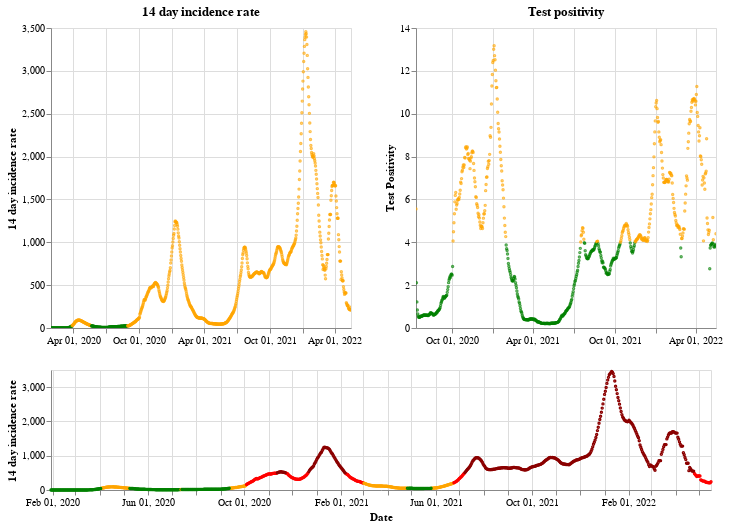

This figure's notebook cell:
### Markdown cell above
## England

### Code cell
plot_traffic_light('England')

### Figure 1 — Vega-Lite specification as saved in the notebook (floating-point values rounded to 4 significant figures; data arrays with more than 128 entries replaced by an {"elided": "..."} marker saying what was removed)
{"config": {"view": {"continuousWidth": 400, "continuousHeight": 300}}, "vconcat": [{"hconcat": [{"mark": {"type": "point", "size": 2}, "encoding": {"color": {"condition": {"value": "green", "test": "(datum.twoWeeklyCasesRate <= 25)"}, "value": "orange"}, "tooltip": [{"type": "nominal", "field": "areaName"}, {"type": "temporal", "field": "date"}, {"type": "quantitative", "field": "twoWeeklyCasesRate"}, {"type": "quantitative", "field": "testPositivity"}], "x": {"type": "temporal", "axis": {"title": ""}, "field": "date", "scale": {"domain": {"selection": "DateBrush"}}, "timeUnit": "yearmonthdate"}, "y": {"type": "quantitative", "axis": {"title": "14 day incidence rate"}, "field": "twoWeeklyCasesRate"}}, "title": "14 day incidence rate", "width": 300}, {"mark": {"type": "point", "size": 2}, "encoding": {"color": {"condition": {"value": "green", "test": "(datum.testPositivity <= 4)"}, "value": "orange"}, "tooltip": [{"type": "nominal", "field": "areaName"}, {"type": "temporal", "field": "date"}, {"type": "quantitative", "field": "twoWeeklyCasesRate"}, {"type": "quantitative", "field": "testPositivity"}], "x": {"type": "temporal", "axis": {"title": ""}, "field": "date", "scale": {"domain": {"selection": "DateBrush"}}, "timeUnit": "yearmonthdate"}, "y": {"type": "quantitative", "axis": {"title": "Test Positivity"}, "field": "testPositivity"}}, "title": "Test positivity", "width": 300}]}, {"layer": [{"mark": {"type": "point", "size": 2}, "encoding": {"color": {"condition": {"value": "orange", "test": "(((datum.testPositivity < 4) && (datum.twoWeeklyCasesRate >= 50)) && (datum.twoWeeklyCasesRate < 200))"}, "value": "red"}, "opacity": {"condition": {"value": 1, "test": "((datum.twoWeeklyCasesRate >= 50) && (datum.twoWeeklyCasesRate < 500))"}, "value": 0}, "tooltip": [{"type": "nominal", "field": "areaName"}, {"type": "temporal", "field": "date"}, {"type": "quantitative", "field": "twoWeeklyCasesRate"}, {"type": "quantitative", "field": "testPositivity"}], "x": {"type": "temporal", "axis": {"title": "Date"}, "field": "date", "timeUnit": "yearmonthdate"}, "y": {"type": "quantitative", "axis": {"title": "14 day incidence rate"}, "field": "twoWeeklyCasesRate"}}, "selection": {"DateBrush": {"type": "interval", "encodings": ["x"], "fields": ["Time"]}}}, {"mark": {"type": "point", "size": 2}, "encoding": {"color": {"value": "darkred"}, "opacity": {"condition": {"value": 1, "test": "(datum.twoWeeklyCasesRate >= 500)"}, "value": 0}, "tooltip": [{"type": "nominal", "field": "areaName"}, {"type": "temporal", "field": "date"}, {"type": "quantitative", "field": "twoWeeklyCasesRate"}, {"type": "quantitative", "field": "testPositivity"}], "x": {"type": "temporal", "axis": {"title": "Date"}, "field": "date", "timeUnit": "yearmonthdate"}, "y": {"type": "quantitative", "axis": {"title": "14 day incidence rate"}, "field": "twoWeeklyCasesRate"}}}, {"mark": {"type": "point", "size": 2}, "encoding": {"color": {"condition": {"value": "green", "test": "((datum.testPositivity < 4) && (datum.twoWeeklyCasesRate < 50))"}, "value": "orange"}, "opacity": {"condition": {"value": 1, "test": "(datum.twoWeeklyCasesRate < 50)"}, "value": 0}, "tooltip": [{"type": "nominal", "field": "areaName"}, {"type": "temporal", "field": "date"}, {"type": "quantitative", "field": "twoWeeklyCasesRate"}, {"type": "quantitative", "field": "testPositivity"}], "x": {"type": "temporal", "axis": {"title": "Date"}, "field": "date", "timeUnit": "yearmonthdate"}, "y": {"type": "quantitative", "axis": {"title": "14 day incidence rate"}, "field": "twoWeeklyCasesRate"}}}], "height": 120, "width": 660}], "data": {"name": "data-b26e99458e193abfbe097626fe8d3c0d"}, "$schema": "https://vega.github.io/schema/vega-lite/v4.8.1.json", "datasets": {"data-b26e99458e193abfbe097626fe8d3c0d": {"elided": "838 records"}}}
